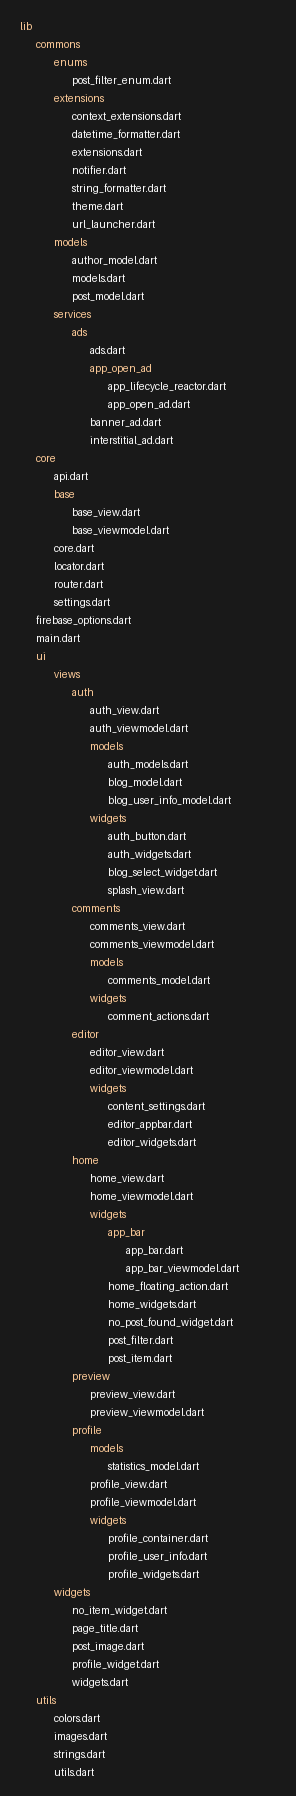

Here is the Python script that generated this plot:
from PIL import Image, ImageDraw, ImageFont
import sys
import os


class TreeToPng:
    def __init__(self, root_dir, image_file):
        self.root_dir = root_dir
        self.image_file = image_file
        self.x = 20
        self.y = 20
        self.indent = 18
        self.draw = None
        self.font = ImageFont.load_default()
        self.files_count = 0
        self.max_indent = 0

    def draw_text(self, text, x=None, is_file=False):
        x_value = x if x else self.x
        white_color = (255, 255, 255)
        orange_color = (255, 204, 153)
        self.draw.text((x_value, self.y), text, font=self.font, fill=white_color if is_file else orange_color)
        self.y += self.indent

    def export_tree_recursive(self):
        # Şu anki dizini çiz
        self.draw_text(os.path.basename(self.root_dir))

        # Dosyaları ve alt dizinleri çiz
        # for f in os.walk(self.root_dir):

        for f in os.listdir(self.root_dir):
            self.check_dir_and_files(f)

    def check_dir_and_files(self, f, sub_path=''):
        path = os.path.join(self.root_dir, f)
        if sub_path:
            path = sub_path

        path_indent = len(path.replace(self.root_dir, '').split('\\'))
        indent_x = path_indent * self.indent

        if os.path.isdir(path):
            self.draw_text(f, x=indent_x)
            for fsub in os.listdir(path):
                fpath = os.path.join(path, fsub)
                self.check_dir_and_files(fsub, sub_path=fpath)
        elif os.path.isfile(path):
            self.draw_text(f, x=indent_x, is_file=True)

    def export_tree(self):
        # dosyaların sayısını hesapla (resim boyutlandırma için)
        self.get_files_length()

        image_height = self.files_count * self.indent + 50
        image_width = self.max_indent + 50

        # Yeni bir görüntü ve çizim nesnesi oluştur
        img = Image.new('RGB', (image_width, image_height), color=(25, 25, 25))
        self.draw = ImageDraw.Draw(img)

        # Dizin ağacını tarama ve ağacı görüntü üzerine çizme
        self.export_tree_recursive()

        # Görüntüyü kaydet
        img.save(self.image_file, "PNG")

    def get_files_length(self):
        for root, dirs, files in os.walk(self.root_dir):
            # yüksekliği hesaplamak için dosya ve klasör sayısını al
            self.files_count += len(files) + len(dirs)
            
            # girintiyi hesapla
            path_indent = len(root.replace(self.root_dir, '').split('\\'))

            # Dosya ve klasörlerden en uzun isimli olanı bul
            file_lengths = [len(f) for f in files]
            dir_lengths = [len(d) for d in dirs]
            length = max(max(file_lengths, default=0), max(dir_lengths, default=0))
            
            # Maksimum genişliği elde et
            indent_x = path_indent * self.indent + length * 6
            if self.max_indent < indent_x:
                self.max_indent = indent_x


if __name__ == '__main__':
    if len(sys.argv) != 2:
        print("Kullanım: python test.py <dosya_yolu>")
        sys.exit(1)

    file_path = sys.argv[1]

    if not os.path.exists(file_path):
        print(f"{file_path} adlı dosya bulunamadı.")
        sys.exit(1)

    tree_to_png = TreeToPng(file_path, "tree.png")
    tree_to_png.export_tree()
